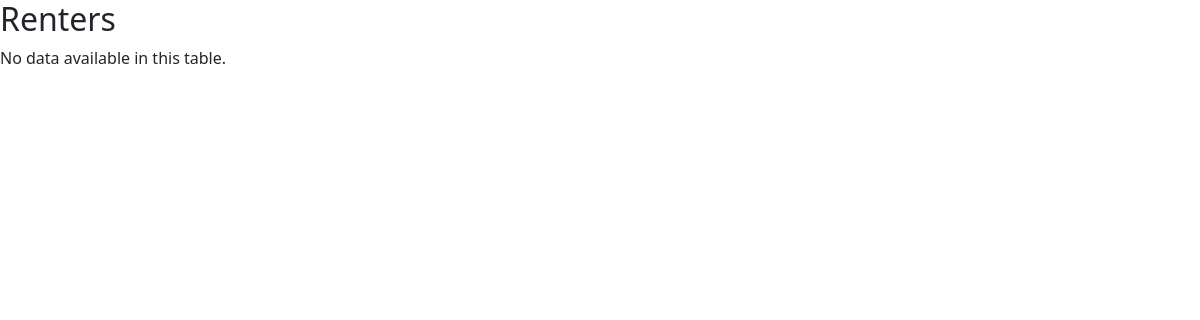
/renterstable.php, run on an earlier commit of the app's database.
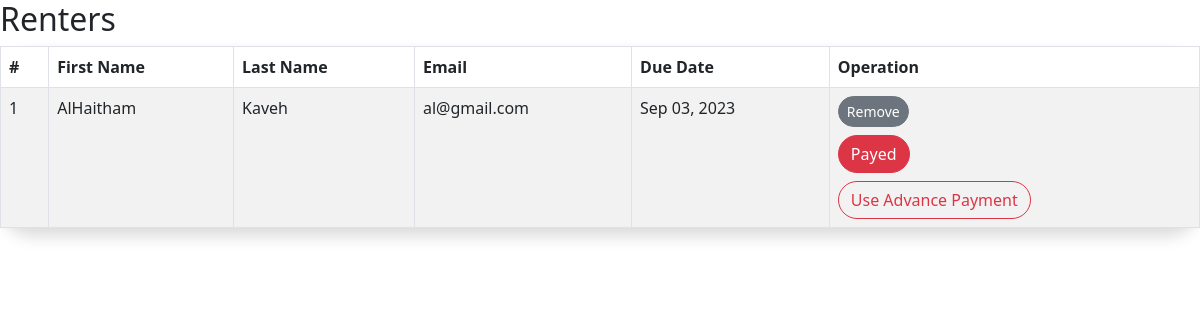
And on a later commit of the database.
### tables this page shows
CREATE TABLE `rented` (
  `id` int(11) NOT NULL,
  `title` varchar(255) NOT NULL,
  `fName` varchar(255) NOT NULL,
  `lName` varchar(255) NOT NULL,
  `pfPicture` varchar(255) NOT NULL,
  `email` varchar(255) NOT NULL,
  `password` varchar(255) NOT NULL,
  `cPassword` varchar(255) NOT NULL,
  `addOn` varchar(255) NOT NULL,
  `timestamp` timestamp NOT NULL DEFAULT current_timestamp() ON UPDATE current_timestamp(),
  `timeRented` timestamp NOT NULL DEFAULT current_timestamp(),
  `advancePayment` bigint(255) NOT NULL,
  `dateMoved` date NOT NULL
);

### components/retrieveRenters.php (called while the page is built, shortened)
<?php
require 'connect.php';
$rented = array();
$query = "SELECT * FROM rented";
$result = $conn->query($query);
if ($result->num_rows > 0) {
    while ($row = $result->fetch_assoc()) {
        $rented[] = $row;
    }
}
?>

### renterstable.php (the view, shortened to what this page needs)
<?php
require 'components/layout.php';
require 'components/retrieveRenters.php';
?>
<h2>Renters</h2>
<?php if (empty($rented)): ?>
    <p>No data available in this table.</p>
<?php else: ?>
    <table class="table table-striped table-hover table-bordered shadow rounded-5" id="bookAppointment">
        <thead>
            <tr>
                <th>#</th>
                <th>First Name</th>
                <th>Last Name</th>
                <th>Email</th>
                <th>Due Date</th>
                <th>Operation</th>
            </tr>
        </thead>
        <tbody>
            <?php
            $counter = 1;
            foreach ($rented as $user):
                $dateMoved = strtotime($user['dateMoved']);
                $dueDate = date('M d, Y', strtotime('+1 month', $dateMoved));
                $advancePayment = (float) $user['advancePayment'];
                $hasPositiveAdvancePayment = $advancePayment > 0;
                ?>
                <tr>
                    <td>
                        <?php echo $counter++; ?>
                    </td>
                    <td>
                        <?php echo $user['fName']; ?>
                    </td>
                    <td>
                        <?php echo $user['lName']; ?>
                    </td>
                    <td>
                        <?php echo $user['email']; ?>
                    </td>
                    <td>
                        <?php echo $dueDate; ?>
                    </td>
                    <td>
                        <form action="removeRented.php" method="post">
                            <button type="submit" class="btn btn-secondary rounded-pill btn-sm">Remove</button>
                        </form>
                        <form action="resetDueDate.php" method="post">
                            <button type="submit" class="btn btn-danger rounded-pill mt-2">Payed</button>
                        </form>
                        <?php if ($hasPositiveAdvancePayment): ?>
                            <form action="renterstable.php" method="post">
                                <button type="submit" class="btn btn-outline-danger rounded-pill mt-2">Use Advance Payment</button>
                            </form>
                        <?php endif; ?>
                    </td>
                </tr>
            <?php endforeach; ?>
        </tbody>
    </table>
<?php endif; ?>

### components/layout.php (shortened to what this page needs)
<!DOCTYPE html>
<html lang="en">
<head>
    <link href="https://cdn.jsdelivr.net/npm/bootstrap@5.3.0/dist/css/bootstrap.min.css" rel="stylesheet"
 />
    <link rel="stylesheet" href="https://cdnjs.cloudflare.com/ajax/libs/font-awesome/6.0.0-beta3/css/all.min.css"
 />
    <link rel="stylesheet" href="https://cdnjs.cloudflare.com/ajax/libs/font-awesome/5.13.0/css/all.min.css">
</head>
</body>
</html>

What changed in the data, as far as the page shows it:
added rented: fName "AlHaitham", lName "Kaveh", email "al@gmail.com", dateMoved "Sep 03, 2023"
Also different on the page:
text no longer shown: "No data available in this table."
text now shown: "# First Name Last Name Email Due Date Operation"
